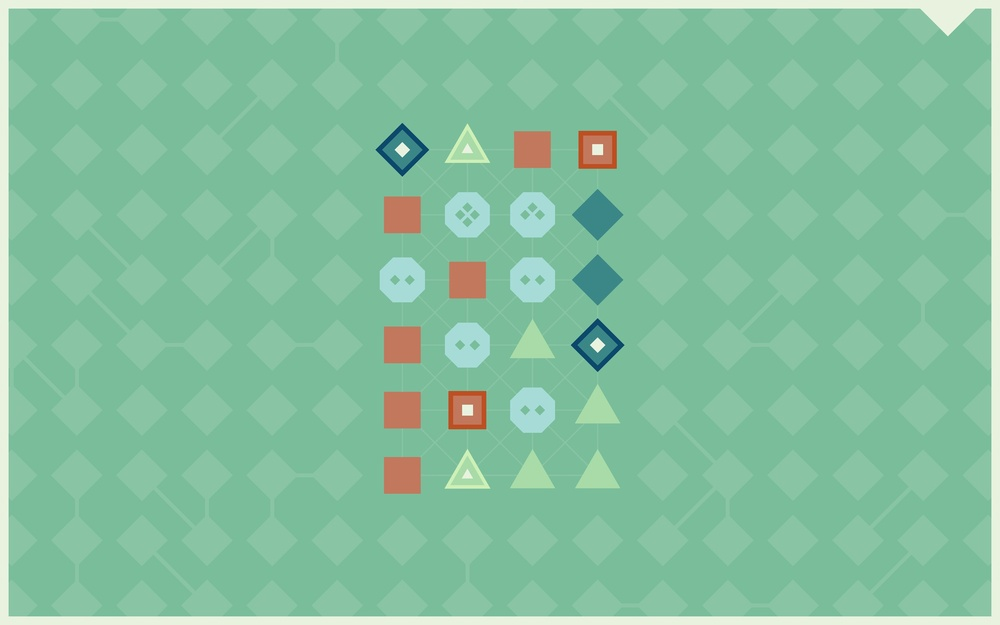
#> input picture Material/1test_u2.jpg, 1000 x 625 px, shrunk from 2560 x 1600 before the run
$ python Mapping.py
#> lines starting #> are read from the running program, lines starting #| are printed output that depends on the picture
import conf
import cv2
import numpy as np

'''
First part of the project. Get pictures from the game
'''

def getPicture():
    # TODO: get screenshot of the game and save it in directory
    path = cv2.imread(conf.path_material + "1test_u2.jpg")
#> path is the input picture: shape (625, 1000, 3); mean B, G, R 159.6, 192.3, 132.9
    # 1600 * 2560, 程序是按这个大小写的，之后需要修改增加自动调整大小缩放功能
    return path


def mapping():
    raw_p = getPicture()

    vertex1_end_p = cv2.imread(conf.path_element + "rhombus_endpoint.jpg")
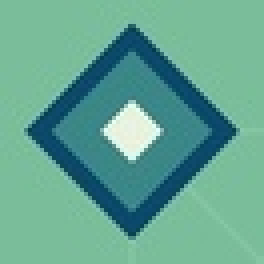
#> input picture Material/element/rhombus_endpoint.jpg, 66 x 66 px, shrunk from 170 x 168 before the run (shown 4 times larger)
#> vertex1_end_p is the input picture: shape (66, 66, 3); mean B, G, R 146.4, 165.1, 99.2
    vertex1_mid_p = cv2.imread(conf.path_element + "rhombus_node.jpg")
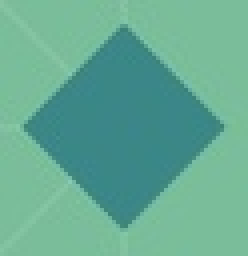
#> input picture Material/element/rhombus_node.jpg, 62 x 64 px, shrunk from 160 x 163 before the run (shown 4 times larger)
#> vertex1_mid_p is the input picture: shape (64, 62, 3); mean B, G, R 147.9, 171.1, 101.2
    vertex2_end_p = cv2.imread(conf.path_element + "square_endpoint.jpg")
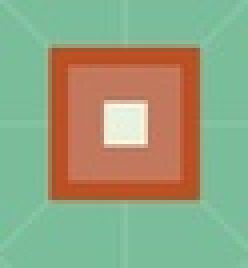
#> input picture Material/element/square_endpoint.jpg, 62 x 67 px, shrunk from 160 x 171 before the run (shown 4 times larger)
#> vertex2_end_p is the input picture: shape (67, 62, 3); mean B, G, R 128.5, 162.8, 147.9
    vertex2_mid_p = cv2.imread(conf.path_element + "square_node.jpg")
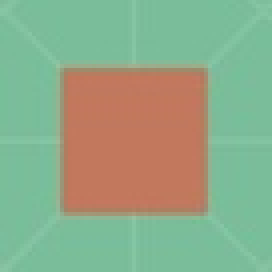
#> input picture Material/element/square_node.jpg, 68 x 68 px, shrunk from 175 x 175 before the run (shown 4 times larger)
#> vertex2_mid_p is the input picture: shape (68, 68, 3); mean B, G, R 136.9, 169.5, 143.2
    vertex3_end_p = cv2.imread(conf.path_element + "triangle_endpoint.jpg")
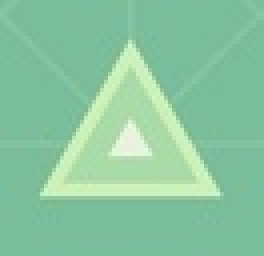
#> input picture Material/element/triangle_endpoint.jpg, 66 x 64 px, shrunk from 169 x 165 before the run (shown 4 times larger)
#> vertex3_end_p is the input picture: shape (64, 66, 3); mean B, G, R 159.7, 198.1, 137
    vertex3_mid_p = cv2.imread(conf.path_element + "triangle_node.jpg")

    hollow2_p = cv2.imread(conf.path_element + "hollow2.jpg")
    hollow3_p = cv2.imread(conf.path_element + "hollow3.jpg")
    hollow4_p = cv2.imread(conf.path_element + "hollow4.jpg")

    node_name = [vertex1_end_p, vertex1_mid_p, vertex2_end_p, vertex2_mid_p,
                 vertex3_end_p, vertex3_mid_p, hollow2_p, hollow3_p, hollow4_p]
    node_list = []
    for i in range(9):
        node_list.append([])

    for i in range(9):
        node_p = node_name[i]
        result = cv2.matchTemplate(raw_p, node_p, cv2.TM_CCOEFF_NORMED)
        locations = np.where(result >= conf.threshold)
        locations = list(zip(*locations[::-1]))
        match_info = {}


        for loc in locations:
            x, y = loc
            match_value = result[y, x]
            #match_info[(x, y)] = match_value
            skip = False
            for (prev_x, prev_y), prev_match_value in match_info.items():
                if abs(x - prev_x) <= conf.deviation and abs(y - prev_y) <= conf.deviation:
                    skip = True
                    break
            if not skip:
                match_info[(x, y)] = match_value

        for (x, y), mv in match_info.items():
            node_list[i].append([x, y])
#> this loop made 6 passes
#> locations on passes 1 to 5: [(369, 117)], [(567, 183), (567, 248)], [(566, 119), (436, 379)], 32 positions, rows 114 to 441, columns 368 to 500, [(435, 114), (435, 439)]
#> pass 1, in mapping, `result = cv2.matchTemplate(raw_p, node_p, cv2.TM_CCOEFF_NORMED)`:
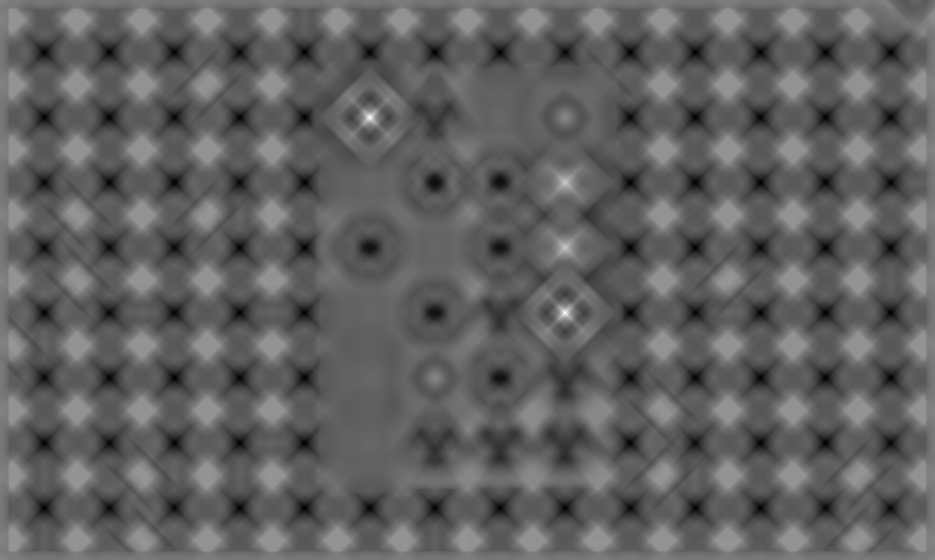
#> result: shape (560, 935) float32; min -0.585, max 0.983, mean 0.0077; drawn with min black and max white
#> pass 3, in mapping, `result = cv2.matchTemplate(raw_p, node_p, cv2.TM_CCOEFF_NORMED)`:
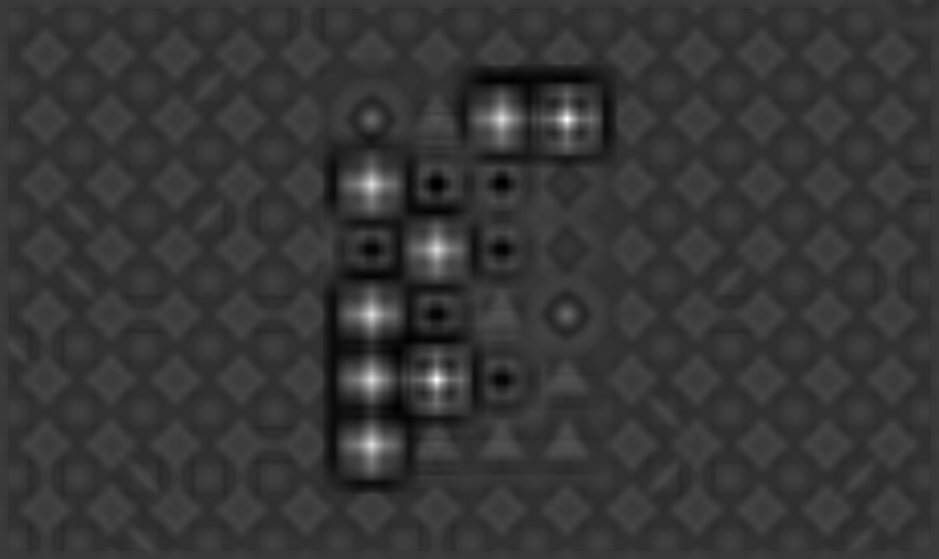
#> result: shape (559, 939) float32; min -0.275, max 0.993, mean -0.00148; drawn with min black and max white

    for i in range(9):
        print(node_list[i])

    graph = makeGraph(node_list)

    file = open(conf.path_graph + "graph.txt", mode='w', encoding='utf-8')
    for line in graph:
        file.write(''.join(line) + "\n")
    file.close()


# [107 lines left out: functions makeGraph, findLocation, addGraphEdge, not called in this run]

if __name__ == '__main__':
#> (the run stopped early here; a loop or call above may not have finished)
